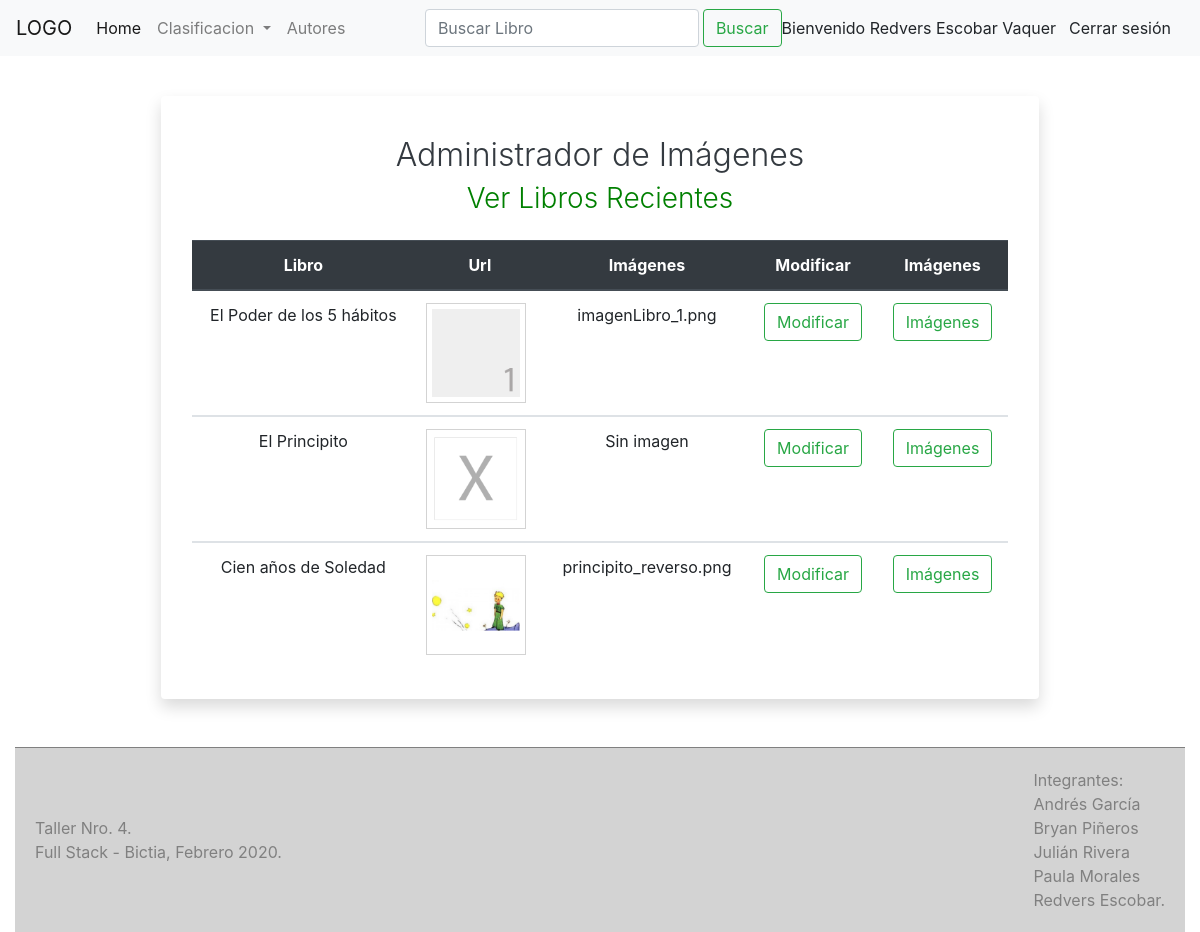
/moduloImagenes/index.php (signed in), run on the app's committed database.
### tables this page shows
CREATE TABLE `libros` (
  `idLibro` int(11) NOT NULL,
  `nombreLibro` varchar(100) NOT NULL,
  `descripcion` text NOT NULL,
  `fechaPublicacion` datetime NOT NULL,
  `precio` decimal(10,0) NOT NULL,
  `estado` int(11) NOT NULL,
  `idEditorial` int(11) NOT NULL,
  `idAutor` int(11) NOT NULL,
  `idCategoria` int(11) NOT NULL
);

CREATE TABLE `imagenes` (
  `idImagen` int(11) NOT NULL,
  `nombreImagen` varchar(100) NOT NULL,
  `urlImagen` varchar(100) NOT NULL,
  `estado` tinyint(1) NOT NULL,
  `orden` int(11) NOT NULL,
  `idLibro` int(11) NOT NULL
);

### Conn/Database.php (called while the page is built, shortened)
<?php
class Databse{
  public $host = 'localhost';
  public $user = 'root';
  public $pass = '';
  public $db = 'proyectolibreria';
  function __construct()
  {
    $this->conn = $this->connectToDatabase();
    return $this->conn;
  }
  function connectToDatabase(){
    $conn = mysqli_connect($this->host, $this->user, $this->pass, $this->db);
    return $conn;
  }
}

### moduloImagenes/claseImagen.php (called while the page is built, shortened)
<?php
include_once(PATH . '/Conn/Database.php');
class Imagen
{
    public $conn;
    function __construct()
    {
        $db = new Databse();
        $this->conn =  $db->__construct();
    }
    function obtenerPrimeraImagen($idLibro)
    {
        $sql = "SELECT * FROM imagenes WHERE idLibro=$idLibro AND estado =1 ORDER BY estado DESC, orden ASC LIMIT 1";
        return mysqli_fetch_object(mysqli_query($this->conn, $sql));
    }
}
class Libro
{
    public $conn;
    function __construct()
    {
        $db = new Databse();
        $this->conn =  $db->__construct();
    }
    function obtenerLibrosRecientes()
    {
        $sql = "SELECT * FROM libros ORDER BY idLibro DESC LIMIT 5";
        return mysqli_query($this->conn, $sql);
    }
}

### moduloImagenes/verLibrosRecientes.php (the view, shortened to what this page needs)
<?php
    include('claseImagen.php');
    $imagen = new Imagen();
    $libro = new Libro();
    $librosRecientes = $libro->obtenerLibrosRecientes();
    ?>
<div class="container w-75 p-3 shadow p-3 mb-5 bg-white rounded text-dark">
        <div class="form-group pt-4">
            <h2 class="text-center font-weight-light">Administrador de Imágenes</h2>
            <h3 class="text-center font-weight-light texto_verde">Ver Libros Recientes</h3>
        </div>
      <div class="container">
            <table class="table mt-4 tablaImagenes">
                <thead class="thead-dark text-center">
                    <tr>
                        <th scope="col">Libro</th>
                        <th scope="col">Url</th>
                        <th scope="col">Imágenes</th>
                        <th scope="col">Modificar</th>
                        <th scope="col">Imágenes</th>
                    </tr>
                </thead>
        <?php
        while ($recorridoLibro = mysqli_fetch_object($librosRecientes)) {
          echo "<tbody>";
          echo "<tr class='text-center'>";
          echo "<td> $recorridoLibro->nombreLibro </td>";
              $idLibro = $recorridoLibro->idLibro;
              $primeraImagenLibro = $imagen->obtenerPrimeraImagen($idLibro);
                if($primeraImagenLibro==null){
                  echo "<td> <img src='$imagen->root/moduloImagenes/imagenesLibros/imagenNoEncontrada.png' class='d-block' alt='Imagen no encontrada' width='100px'/></td>";
                  echo "<td> Sin imagen</td>";
                }
                else{
                  echo "<td> <img src='$imagen->root/moduloImagenes/imagenesLibros/$primeraImagenLibro->urlImagen' class='d-block' alt='$primeraImagenLibro->nombreImagen' width='100px'/></td>";
                  echo "<td> $primeraImagenLibro->urlImagen</td>";
                }
          echo "<td> <a href='modificarLibro.php?id=$recorridoLibro->idLibro' class='btn btn-outline-success'>Modificar</a></td>" ;
          echo "<td> <a href='?idLibro=$recorridoLibro->idLibro' class='btn btn-outline-success'>Imágenes</a></td>" ;
          echo "</tr>";
          echo "</tbody>";
        } ?>
      </table>
    </div>

### includes/estilos.css (style rules this page uses)
.texto_verde { color: green ; }
.tablaImagenes img { border: 1px solid lightgray; padding: 5px; }

### data on the page
libros: nombreLibro "El Poder de los 5 hábitos", imagenes.urlImagen (picture), imagenes.urlImagen "imagenLibro_1.png"
libros: nombreLibro "El Principito"
libros: nombreLibro "Cien años de Soledad", imagenes.urlImagen (picture), imagenes.urlImagen "principito_reverso.png"

### other printed values
$Nombre "Redvers"
$Apellido "Escobar Vaquer"
